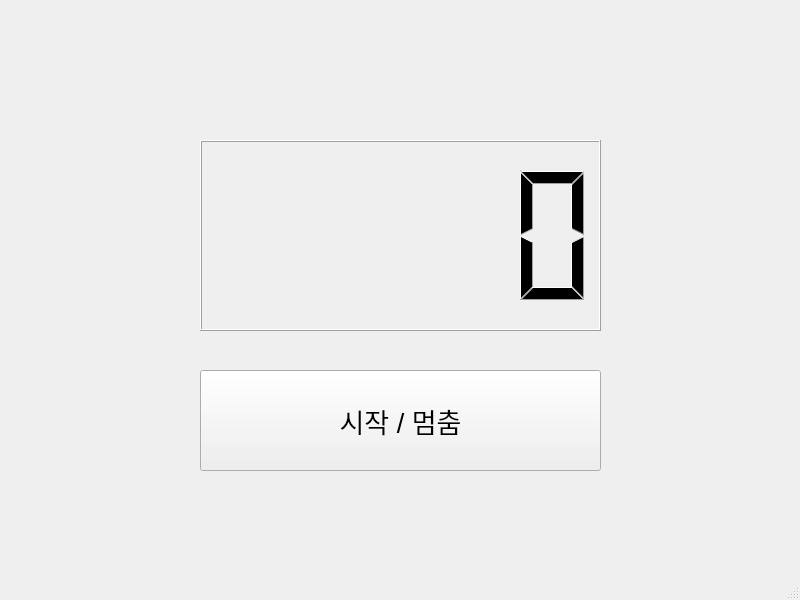
<?xml version="1.0" encoding="UTF-8"?>
<ui version="4.0">
 <class>MainWindow</class>
 <widget class="QMainWindow" name="MainWindow">
  <property name="geometry">
   <rect>
    <x>0</x>
    <y>0</y>
    <width>800</width>
    <height>600</height>
   </rect>
  </property>
  <property name="windowTitle">
   <string>MainWindow</string>
  </property>
  <widget class="QWidget" name="centralwidget">
   <widget class="QPushButton" name="btn_start">
    <property name="geometry">
     <rect>
      <x>200</x>
      <y>370</y>
      <width>401</width>
      <height>101</height>
     </rect>
    </property>
    <property name="font">
     <font>
      <pointsize>20</pointsize>
     </font>
    </property>
    <property name="text">
     <string>시작 / 멈춤</string>
    </property>
   </widget>
   <widget class="QLCDNumber" name="timer_num">
    <property name="geometry">
     <rect>
      <x>200</x>
      <y>140</y>
      <width>401</width>
      <height>191</height>
     </rect>
    </property>
   </widget>
  </widget>
  <widget class="QMenuBar" name="menubar">
   <property name="geometry">
    <rect>
     <x>0</x>
     <y>0</y>
     <width>800</width>
     <height>26</height>
    </rect>
   </property>
  </widget>
  <widget class="QStatusBar" name="statusbar"/>
 </widget>
 <resources/>
 <connections/>
</ui>
